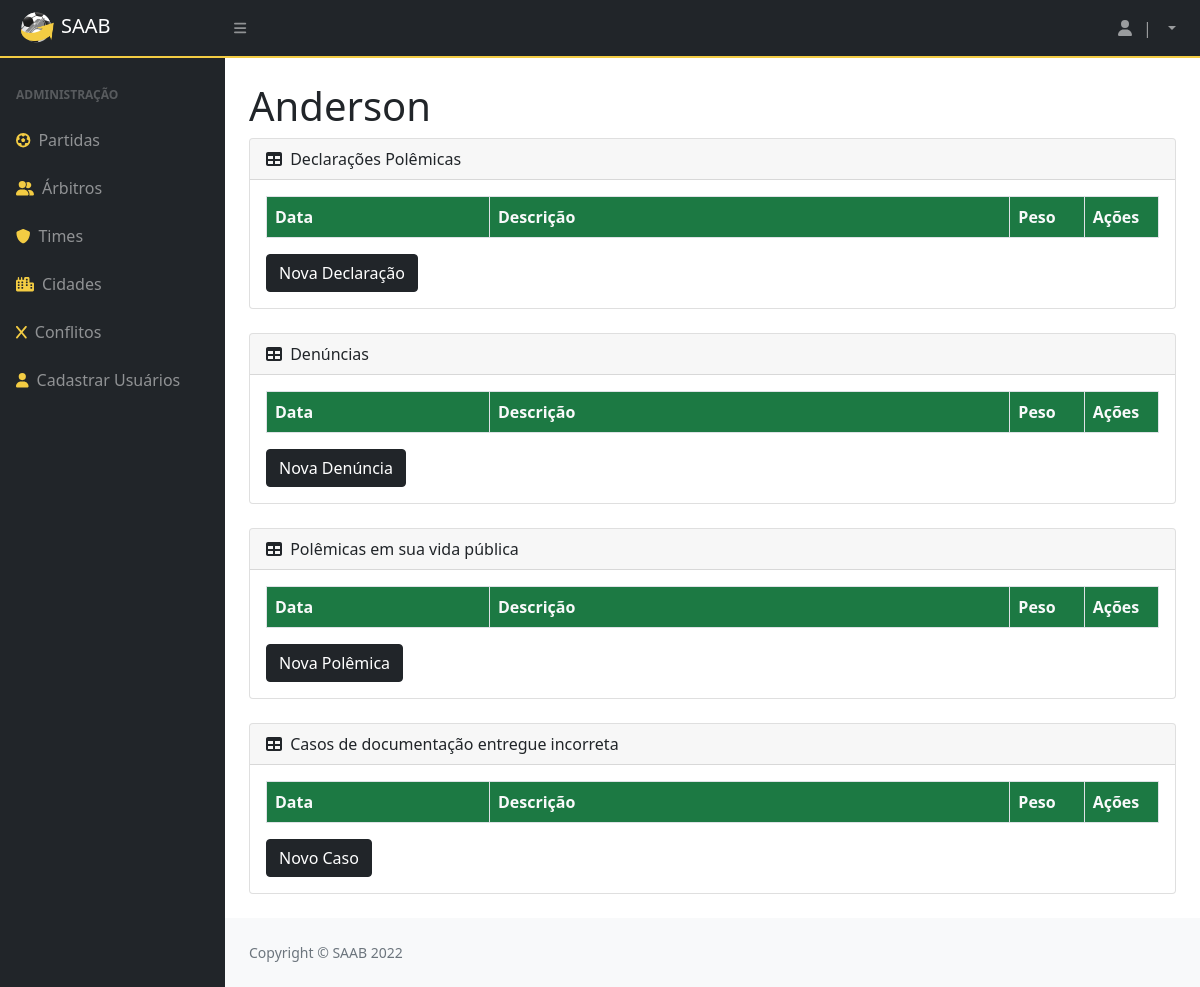
/InfoAdicionais/1, run on an earlier commit of the app's database.
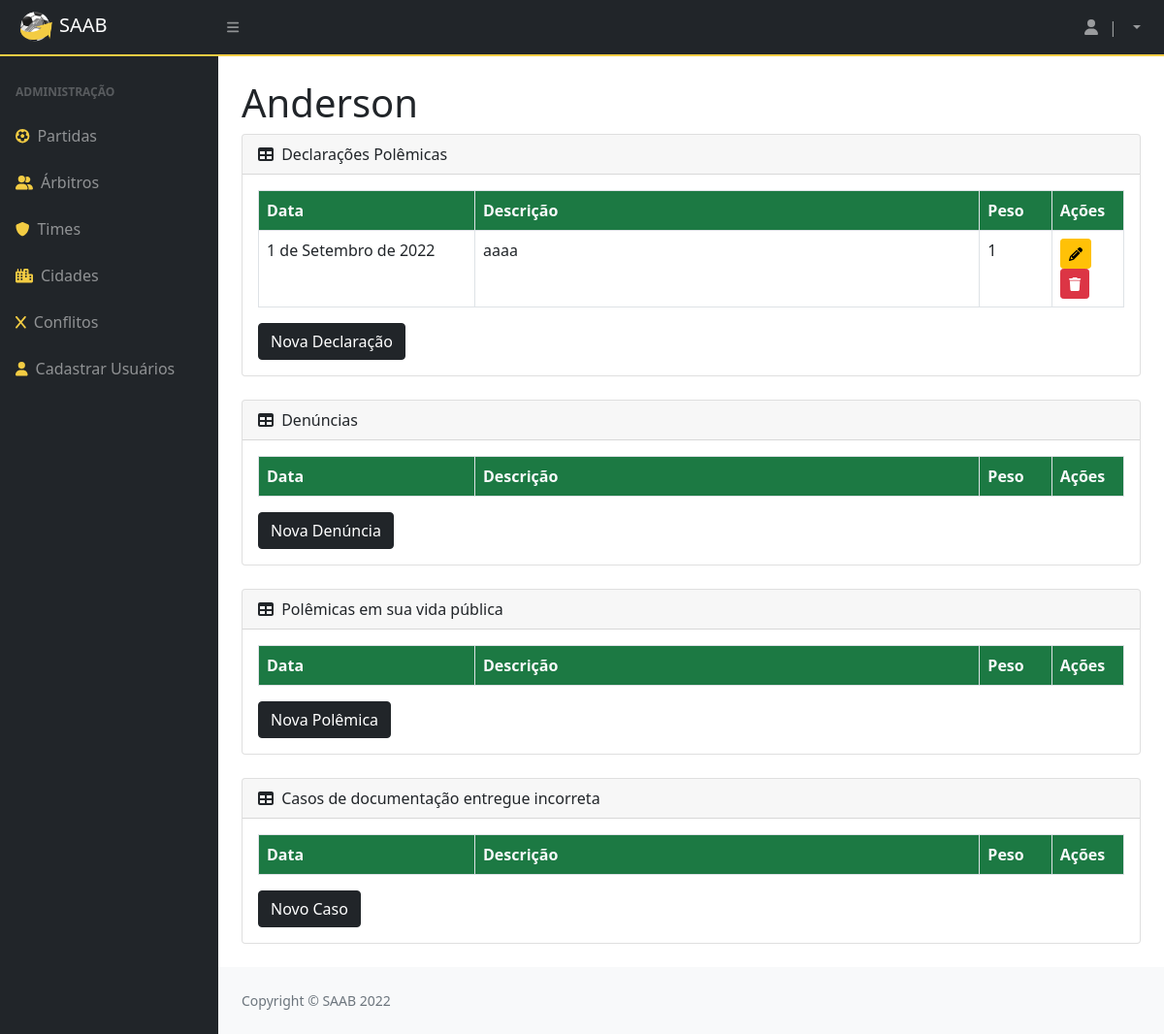
And on a later commit of the database.
### privado/models.py (models this page shows)
class DeclaracaoArbitro(models.Model):
    codigo = models.AutoField(primary_key=True)
    arbitro = models.ForeignKey(Arbitro, on_delete=models.CASCADE)
    descricao = models.TextField(max_length=260)
    data = models.DateField()
    peso = models.IntegerField()

### privado/views.py (the view)
# urls.py: path('InfoAdicionais/<int:id>', InfoAdicionais, name="url_InfoAdicionais"),
@has_permission_decorator('mexer_no_sistema')
def InfoAdicionais (request, id):
    arbi = Arbitro.objects.get(pk=id)
    Decla = DeclaracaoArbitro.objects.filter(arbitro=id)
    Denun = DenunciaArbitro.objects.filter(arbitro=id)
    VidaPub = VidapubliArbitro.objects.filter(arbitro=id)
    Doc = DocumentoArbitro.objects.filter(arbitro=id)
    context = {
        'arbitro': arbi,
        'Decla': Decla,
        'Denun': Denun,
        'VidaPub': VidaPub,
        'Doc': Doc
    }
    return render(request, "SAAB/InfoAdicionais.html", context)

### privado/models.py (called while the page is built)
    def __str__(self):
        return (self.nome)

### privado/templates/SAAB/InfoAdicionais.html (shortened to what this page needs)
{% extends 'SAAB/layout.html' %}
{% block conteudo %}
{% load static %}
<!DOCTYPE html>
<html lang="en">
<head>
</head>
<body>
    <h1 class="mt-4">{{ arbitro }}</h1>
    <div class="card mb-4">
        <div class="card-header">
            <i class="fas fa-table me-1"></i>
            Declarações Polêmicas
        </div>
        <div class="card-body">
            <table class="table table-bordered">
                <thead>
                    <tr>
                        <th class="col-3">Data</th>
                        <th>Descrição</th>
                        <th class="col-1">Peso</th>
                        <th class="col-1">Ações</th>
                    </tr>
                </thead>
                {% for i in Decla %}
                <tr>
                    <td>{{ i.data }}</td>
                    <td>{{ i.descricao }}</td>
                    <td>{{ i.peso }}</td>
                    <td>
                        <a href="{% url 'url_updateDeclaPolemica' arbitro.codigo i.codigo %}"><button
                                class="btn btn-warning btn-sm"><i class="fas fa-pencil"></i></button></a>
                        <a href="{% url 'url_deleteDeclaPolemica' arbitro.codigo i.codigo %}"><button
                                class="btn btn-danger btn-sm"><i class="fas fa-trash"></i></button></a>
                    </td>
                </tr>
                {% endfor %}
            </table>
            <a href="{% url 'url_declaPolemicas' arbitro.codigo %}"><button class="btn btn-dark">Nova
                    Declaração</button></a>
        </div>
    </div>
    <div class="card mb-4">
        <div class="card-header">
            <i class="fas fa-table me-1"></i>
            Denúncias
        </div>
        <div class="card-body">
            <table class="table table-bordered">
                <thead>
                    <tr>
                        <th class="col-3">Data</th>
                        <th>Descrição</th>
                        <th class="col-1">Peso</th>
                        <th class="col-1">Ações</th>
                    </tr>
                </thead>
            </table>
            <a href="{% url 'url_denuncias' arbitro.codigo %}"><button class="btn btn-dark">Nova
                    Denúncia</button></a>
        </div>
    </div>
    <div class="card mb-4">
        <div class="card-header">
            <i class="fas fa-table me-1"></i>
            Polêmicas em sua vida pública
        </div>
        <div class="card-body">
            <table class="table table-bordered">
                <thead>
                    <tr>
                        <th class="col-3">Data</th>
                        <th>Descrição</th>
                        <th class="col-1">Peso</th>
                        <th class="col-1">Ações</th>
                    </tr>
                </thead>
            </table>
            <a href="{% url 'url_polemicasvp' arbitro.codigo %}"><button class="btn btn-dark">Nova
                    Polêmica</button></a>
        </div>
    </div>
    <div class="card mb-4">
        <div class="card-header">
            <i class="fas fa-table me-1"></i>
            Casos de documentação entregue incorreta
        </div>
        <div class="card-body">
            <table class="table table-bordered">
                <thead>
                    <tr>
                        <th class="col-3">Data</th>
                        <th>Descrição</th>
                        <th class="col-1">Peso</th>
                        <th class="col-1">Ações</th>
                    </tr>
                </thead>
            </table>
            <a href="{% url 'url_papelada' arbitro.codigo %}"><button class="btn btn-dark">Novo Caso</button></a>
        </div>
    </div>
</body>
</html>
{% endblock %}

What changed in the data, as far as the page shows it:
added DeclaracaoArbitro: data "1 de Setembro de 2022", descricao "aaaa", peso "1"
